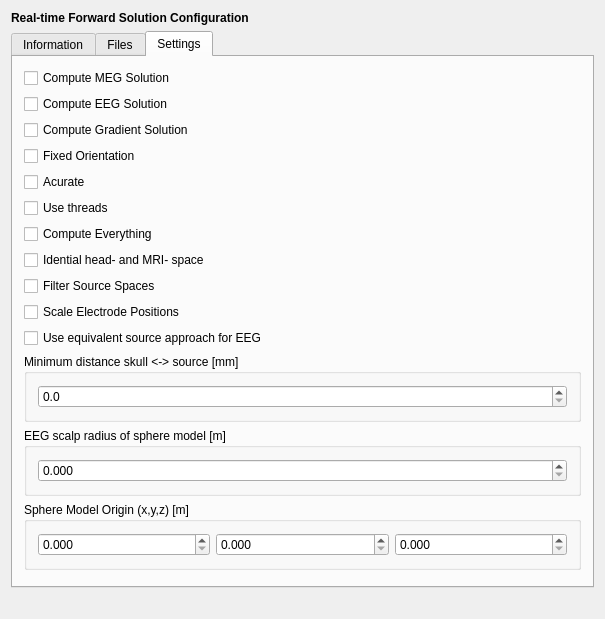
<?xml version="1.0" encoding="UTF-8"?>
<ui version="4.0">
 <class>RtFwdSetupWidgetClass</class>
 <widget class="QWidget" name="RtFwdSetupWidgetClass">
  <property name="geometry">
   <rect>
    <x>0</x>
    <y>0</y>
    <width>603</width>
    <height>450</height>
   </rect>
  </property>
  <property name="windowTitle">
   <string>DummySetupWidget</string>
  </property>
  <layout class="QVBoxLayout" name="verticalLayout_4">
   <item>
    <widget class="QLabel" name="m_qLabel_Headline">
     <property name="font">
      <font>
       <weight>75</weight>
       <bold>true</bold>
      </font>
     </property>
     <property name="text">
      <string>Real-time Forward Solution Configuration</string>
     </property>
    </widget>
   </item>
   <item>
    <widget class="QTabWidget" name="tabWidget">
     <property name="toolTip">
      <string>&lt;html&gt;&lt;head/&gt;&lt;body&gt;&lt;p&gt;s&lt;/p&gt;&lt;/body&gt;&lt;/html&gt;</string>
     </property>
     <property name="currentIndex">
      <number>2</number>
     </property>
     <widget class="QWidget" name="Information">
      <attribute name="title">
       <string>Information</string>
      </attribute>
      <layout class="QVBoxLayout" name="verticalLayout">
       <item>
        <widget class="QTextBrowser" name="m_qTextBrowser_Information">
         <property name="html">
          <string>&lt;!DOCTYPE HTML PUBLIC &quot;-//W3C//DTD HTML 4.0//EN&quot; &quot;http://www.w3.org/TR/REC-html40/strict.dtd&quot;&gt;
&lt;html&gt;&lt;head&gt;&lt;meta name=&quot;qrichtext&quot; content=&quot;1&quot; /&gt;&lt;style type=&quot;text/css&quot;&gt;
p, li { white-space: pre-wrap; }
&lt;/style&gt;&lt;/head&gt;&lt;body style=&quot; font-family:'MS Shell Dlg 2'; font-size:7.875pt; font-weight:400; font-style:normal;&quot;&gt;
&lt;p style=&quot; margin-top:0px; margin-bottom:0px; margin-left:0px; margin-right:0px; -qt-block-indent:0; text-indent:0px;&quot;&gt;&lt;span style=&quot; font-size:8.25pt; font-weight:600;&quot;&gt;Description:&lt;/span&gt;&lt;/p&gt;
&lt;p style=&quot; margin-top:0px; margin-bottom:0px; margin-left:0px; margin-right:0px; -qt-block-indent:0; text-indent:0px;&quot;&gt;&lt;span style=&quot; font-size:8.25pt;&quot;&gt;This plugin calculates a source localization estimate. For inspection this plugin visualizes the source localization estimate on top of the cortical mantle.&lt;/span&gt;&lt;/p&gt;
&lt;p style=&quot;-qt-paragraph-type:empty; margin-top:0px; margin-bottom:0px; margin-left:0px; margin-right:0px; -qt-block-indent:0; text-indent:0px; font-size:8.25pt;&quot;&gt;&lt;br /&gt;&lt;/p&gt;
&lt;p style=&quot; margin-top:0px; margin-bottom:0px; margin-left:0px; margin-right:0px; -qt-block-indent:0; text-indent:0px;&quot;&gt;&lt;span style=&quot; font-size:8.25pt; font-weight:600;&quot;&gt;How to setup this plugin?&lt;/span&gt;&lt;/p&gt;
&lt;p style=&quot; margin-top:0px; margin-bottom:0px; margin-left:0px; margin-right:0px; -qt-block-indent:0; text-indent:0px;&quot;&gt;&lt;span style=&quot; font-size:8.25pt;&quot;&gt;1. Load the atlas, forward solution and surface data.&lt;/span&gt;&lt;/p&gt;
&lt;p style=&quot; margin-top:0px; margin-bottom:0px; margin-left:0px; margin-right:0px; -qt-block-indent:0; text-indent:0px;&quot;&gt;&lt;span style=&quot; font-size:8.25pt;&quot;&gt;2. Cluster the forward solution by pressing &amp;quot;Start Clustering&amp;quot;.&lt;/span&gt;&lt;/p&gt;
&lt;p style=&quot;-qt-paragraph-type:empty; margin-top:0px; margin-bottom:0px; margin-left:0px; margin-right:0px; -qt-block-indent:0; text-indent:0px; font-size:8.25pt;&quot;&gt;&lt;br /&gt;&lt;/p&gt;
&lt;p style=&quot; margin-top:0px; margin-bottom:0px; margin-left:0px; margin-right:0px; -qt-block-indent:0; text-indent:0px;&quot;&gt;&lt;span style=&quot; font-size:8.25pt; font-weight:600;&quot;&gt;How to control this plugin during the measurement?&lt;/span&gt;&lt;/p&gt;
&lt;p style=&quot; margin-top:0px; margin-bottom:0px; margin-left:0px; margin-right:0px; -qt-block-indent:0; text-indent:0px;&quot;&gt;&lt;span style=&quot; font-size:8.25pt;&quot;&gt;All control elements can be found in the QuickControlView's Source Localization tab.&lt;/span&gt;&lt;/p&gt;
&lt;p style=&quot;-qt-paragraph-type:empty; margin-top:0px; margin-bottom:0px; margin-left:0px; margin-right:0px; -qt-block-indent:0; text-indent:0px; font-size:8.25pt;&quot;&gt;&lt;br /&gt;&lt;/p&gt;
&lt;p style=&quot; margin-top:0px; margin-bottom:0px; margin-left:0px; margin-right:0px; -qt-block-indent:0; text-indent:0px;&quot;&gt;&lt;span style=&quot; font-size:8.25pt; font-weight:600;&quot;&gt;Input data type:&lt;/span&gt;&lt;/p&gt;
&lt;p style=&quot; margin-top:0px; margin-bottom:0px; margin-left:0px; margin-right:0px; -qt-block-indent:0; text-indent:0px;&quot;&gt;&lt;span style=&quot; font-size:8.25pt;&quot;&gt;This plugin allows raw data blocks, e.g., from a sensor plugin, or evoked responses. In order to computer the inverse operator it also needs a covariance estimation.&lt;/span&gt;&lt;/p&gt;
&lt;p style=&quot;-qt-paragraph-type:empty; margin-top:0px; margin-bottom:0px; margin-left:0px; margin-right:0px; -qt-block-indent:0; text-indent:0px; font-size:8.25pt;&quot;&gt;&lt;br /&gt;&lt;/p&gt;
&lt;p style=&quot; margin-top:0px; margin-bottom:0px; margin-left:0px; margin-right:0px; -qt-block-indent:0; text-indent:0px;&quot;&gt;&lt;span style=&quot; font-size:8.25pt; font-weight:600;&quot;&gt;Output data type:&lt;/span&gt;&lt;/p&gt;
&lt;p style=&quot; margin-top:0px; margin-bottom:0px; margin-left:0px; margin-right:0px; -qt-block-indent:0; text-indent:0px;&quot;&gt;&lt;span style=&quot; font-size:8.25pt;&quot;&gt;This plugin provides a source localization estimation.&lt;/span&gt;&lt;/p&gt;&lt;/body&gt;&lt;/html&gt;</string>
         </property>
        </widget>
       </item>
      </layout>
     </widget>
     <widget class="QWidget" name="Files">
      <attribute name="title">
       <string>Files</string>
      </attribute>
      <layout class="QVBoxLayout" name="verticalLayout_2">
       <item>
        <widget class="QGroupBox" name="m_qGroupBox_Sol">
         <property name="title">
          <string>Forward Solution</string>
         </property>
         <property name="flat">
          <bool>false</bool>
         </property>
         <layout class="QGridLayout" name="m_qGridLayout_Fwd">
          <item row="0" column="0" colspan="2">
           <widget class="QLineEdit" name="m_qLineEdit_SolName">
            <property name="minimumSize">
             <size>
              <width>140</width>
              <height>0</height>
             </size>
            </property>
            <property name="text">
             <string/>
            </property>
           </widget>
          </item>
          <item row="0" column="2">
           <widget class="QPushButton" name="m_qPushButton_SolNameDialog">
            <property name="text">
             <string>...</string>
            </property>
           </widget>
          </item>
         </layout>
        </widget>
       </item>
       <item>
        <widget class="QGroupBox" name="m_qGroupBox_Source">
         <property name="title">
          <string>Source Space</string>
         </property>
         <property name="flat">
          <bool>false</bool>
         </property>
         <layout class="QGridLayout" name="m_qGridLayout_Fwd_2">
          <item row="0" column="0" colspan="2">
           <widget class="QLineEdit" name="m_qLineEdit_SourceName">
            <property name="minimumSize">
             <size>
              <width>140</width>
              <height>0</height>
             </size>
            </property>
           </widget>
          </item>
          <item row="0" column="2">
           <widget class="QPushButton" name="m_qPushButton_SourceNameDialog">
            <property name="text">
             <string>...</string>
            </property>
           </widget>
          </item>
         </layout>
        </widget>
       </item>
       <item>
        <widget class="QGroupBox" name="m_qGroupBox_Bem">
         <property name="title">
          <string>BEM Model</string>
         </property>
         <property name="flat">
          <bool>false</bool>
         </property>
         <layout class="QGridLayout" name="m_qGridLayout_Fwd_3">
          <item row="0" column="2">
           <widget class="QPushButton" name="m_qPushButton_BemNameDialog">
            <property name="text">
             <string>...</string>
            </property>
           </widget>
          </item>
          <item row="0" column="0" colspan="2">
           <widget class="QLineEdit" name="m_qLineEdit_BemName">
            <property name="minimumSize">
             <size>
              <width>140</width>
              <height>0</height>
             </size>
            </property>
           </widget>
          </item>
         </layout>
        </widget>
       </item>
       <item>
        <widget class="QGroupBox" name="m_qGroupBox_Mri">
         <property name="title">
          <string>MRI - Head Transformation</string>
         </property>
         <property name="flat">
          <bool>false</bool>
         </property>
         <layout class="QGridLayout" name="m_qGridLayout_Fwd_4">
          <item row="0" column="0" colspan="2">
           <widget class="QLineEdit" name="m_qLineEdit_MriName">
            <property name="minimumSize">
             <size>
              <width>140</width>
              <height>0</height>
             </size>
            </property>
           </widget>
          </item>
          <item row="0" column="2">
           <widget class="QPushButton" name="m_qPushButton_MriNameDialog">
            <property name="text">
             <string>...</string>
            </property>
           </widget>
          </item>
         </layout>
        </widget>
       </item>
       <item>
        <widget class="QGroupBox" name="m_qGroupBox_MinDistOut">
         <property name="title">
          <string>Output for omitted source space points</string>
         </property>
         <property name="flat">
          <bool>false</bool>
         </property>
         <layout class="QGridLayout" name="m_qGridLayout_Fwd_5">
          <item row="0" column="0" colspan="2">
           <widget class="QLineEdit" name="m_qLineEdit_MinDistOut">
            <property name="minimumSize">
             <size>
              <width>140</width>
              <height>0</height>
             </size>
            </property>
           </widget>
          </item>
          <item row="0" column="2">
           <widget class="QPushButton" name="m_qPushButton_MinDistOutDialog">
            <property name="text">
             <string>...</string>
            </property>
           </widget>
          </item>
         </layout>
        </widget>
       </item>
       <item>
        <widget class="QGroupBox" name="m_qGroupBox_EEGModel">
         <property name="title">
          <string>EEG model</string>
         </property>
         <property name="flat">
          <bool>false</bool>
         </property>
         <layout class="QGridLayout" name="m_qGridLayout_Fwd_7">
          <item row="0" column="0" colspan="2">
           <widget class="QLineEdit" name="m_qLineEdit_EEGModelFile">
            <property name="minimumSize">
             <size>
              <width>140</width>
              <height>0</height>
             </size>
            </property>
           </widget>
          </item>
          <item row="0" column="2">
           <widget class="QPushButton" name="m_qPushButton_EEGModelFileDialog">
            <property name="text">
             <string>...</string>
            </property>
           </widget>
          </item>
         </layout>
        </widget>
       </item>
       <item>
        <widget class="QGroupBox" name="m_qGroupBox_EEGModelName">
         <property name="title">
          <string>EEG model Name</string>
         </property>
         <property name="flat">
          <bool>false</bool>
         </property>
         <layout class="QGridLayout" name="m_qGridLayout_Fwd_6">
          <item row="0" column="0" colspan="2">
           <widget class="QLineEdit" name="m_qLineEdit_EEGModelName">
            <property name="minimumSize">
             <size>
              <width>140</width>
              <height>0</height>
             </size>
            </property>
           </widget>
          </item>
          <item row="0" column="2">
           <widget class="QPushButton" name="m_qPushButton_EEGModelNameDialog">
            <property name="text">
             <string>...</string>
            </property>
           </widget>
          </item>
         </layout>
        </widget>
       </item>
       <item>
        <spacer name="verticalSpacer">
         <property name="orientation">
          <enum>Qt::Vertical</enum>
         </property>
         <property name="sizeHint" stdset="0">
          <size>
           <width>557</width>
           <height>19</height>
          </size>
         </property>
        </spacer>
       </item>
      </layout>
     </widget>
     <widget class="QWidget" name="Settings">
      <attribute name="title">
       <string>Settings</string>
      </attribute>
      <layout class="QVBoxLayout" name="verticalLayout_6">
       <item>
        <widget class="QCheckBox" name="m_check_bIncludeMeg">
         <property name="text">
          <string>Compute MEG Solution</string>
         </property>
        </widget>
       </item>
       <item>
        <widget class="QCheckBox" name="m_check_bIncludeEEG">
         <property name="text">
          <string>Compute EEG Solution</string>
         </property>
        </widget>
       </item>
       <item>
        <widget class="QCheckBox" name="m_check_bComputeGrad">
         <property name="text">
          <string>Compute Gradient Solution</string>
         </property>
        </widget>
       </item>
       <item>
        <widget class="QCheckBox" name="m_check_bFixedOri">
         <property name="text">
          <string>Fixed Orientation</string>
         </property>
        </widget>
       </item>
       <item>
        <widget class="QCheckBox" name="m_check_bAccurate">
         <property name="text">
          <string>Acurate</string>
         </property>
        </widget>
       </item>
       <item>
        <widget class="QCheckBox" name="m_check_bUseThreads">
         <property name="text">
          <string>Use threads</string>
         </property>
        </widget>
       </item>
       <item>
        <widget class="QCheckBox" name="m_check_bDoAll">
         <property name="text">
          <string>Compute Everything</string>
         </property>
        </widget>
       </item>
       <item>
        <widget class="QCheckBox" name="m_check_bMriHeadIdent">
         <property name="text">
          <string>Idential head- and MRI- space</string>
         </property>
        </widget>
       </item>
       <item>
        <widget class="QCheckBox" name="m_check_bFilterSpaces">
         <property name="text">
          <string>Filter Source Spaces</string>
         </property>
        </widget>
       </item>
       <item>
        <widget class="QCheckBox" name="m_check_bScaleEegPos">
         <property name="text">
          <string>Scale Electrode Positions</string>
         </property>
        </widget>
       </item>
       <item>
        <widget class="QCheckBox" name="m_check_bUseEquivEeg">
         <property name="text">
          <string>Use equivalent source approach for EEG</string>
         </property>
        </widget>
       </item>
       <item>
        <widget class="QGroupBox" name="distance">
         <property name="title">
          <string>Minimum distance skull &lt;-&gt; source [mm]</string>
         </property>
         <layout class="QVBoxLayout" name="verticalLayout_3">
          <item>
           <widget class="QDoubleSpinBox" name="m_doubleSpinBox_dMinDist">
            <property name="decimals">
             <number>1</number>
            </property>
           </widget>
          </item>
         </layout>
        </widget>
       </item>
       <item>
        <widget class="QGroupBox" name="EegScalpRadius">
         <property name="title">
          <string>EEG scalp radius of sphere model [m]</string>
         </property>
         <layout class="QVBoxLayout" name="verticalLayout_5">
          <item>
           <widget class="QDoubleSpinBox" name="m_doubleSpinBox_dEegSphereRad">
            <property name="decimals">
             <number>3</number>
            </property>
            <property name="singleStep">
             <double>0.010000000000000</double>
            </property>
           </widget>
          </item>
         </layout>
        </widget>
       </item>
       <item>
        <widget class="QGroupBox" name="EEGModelOrigin">
         <property name="title">
          <string>Sphere Model Origin (x,y,z) [m]</string>
         </property>
         <layout class="QGridLayout" name="gridLayout">
          <item row="0" column="0">
           <widget class="QDoubleSpinBox" name="m_doubleSpinBox_dvecR0x">
            <property name="decimals">
             <number>3</number>
            </property>
            <property name="singleStep">
             <double>0.010000000000000</double>
            </property>
           </widget>
          </item>
          <item row="0" column="2">
           <widget class="QDoubleSpinBox" name="m_doubleSpinBox_dvecR0z">
            <property name="decimals">
             <number>3</number>
            </property>
            <property name="singleStep">
             <double>0.010000000000000</double>
            </property>
           </widget>
          </item>
          <item row="0" column="1">
           <widget class="QDoubleSpinBox" name="m_doubleSpinBox_dvecR0y">
            <property name="decimals">
             <number>3</number>
            </property>
            <property name="singleStep">
             <double>0.010000000000000</double>
            </property>
           </widget>
          </item>
         </layout>
        </widget>
       </item>
       <item>
        <spacer name="verticalSpacer_2">
         <property name="orientation">
          <enum>Qt::Vertical</enum>
         </property>
         <property name="sizeHint" stdset="0">
          <size>
           <width>20</width>
           <height>40</height>
          </size>
         </property>
        </spacer>
       </item>
      </layout>
     </widget>
    </widget>
   </item>
   <item>
    <spacer name="horizontalSpacer">
     <property name="orientation">
      <enum>Qt::Horizontal</enum>
     </property>
     <property name="sizeHint" stdset="0">
      <size>
       <width>40</width>
       <height>20</height>
      </size>
     </property>
    </spacer>
   </item>
  </layout>
 </widget>
 <layoutdefault spacing="6" margin="11"/>
 <resources/>
 <connections/>
</ui>
